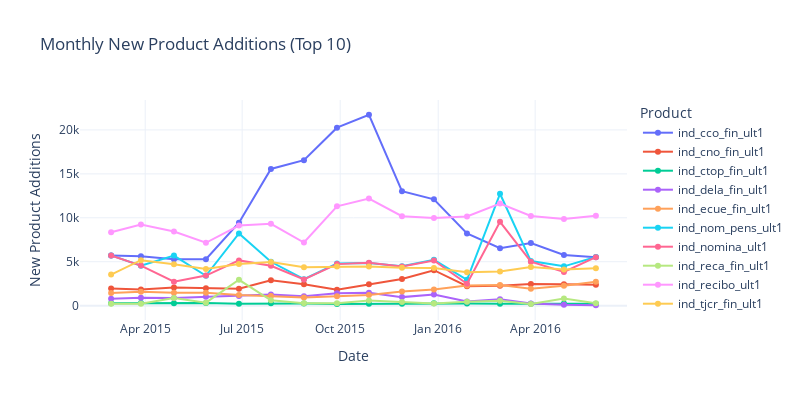

The notebook cell this image was saved under:
### Code cell
#Plot using Plotly
fig = px.line(
    monthly_trend,
    x='fecha_dato',
    y='added',
    color='product',
    markers=True,
    title='Monthly New Product Additions (Top 10)',
    labels={
        'fecha_dato': 'Date',
        'added': 'New Product Additions',
        'product': 'Product'
    }
)

fig.update_layout(
    xaxis_title='Date',
    yaxis_title='New Product Additions',
    legend_title='Product',
    template='plotly_white',
    width=800,
    height=400
)

fig.show()

### Figure 1 — Plotly figure (JSON) as saved in the notebook; plotly's stock layout.template omitted (floating-point values rounded to 4 significant figures)
{"data": [{"hovertemplate": "Product=ind_cco_fin_ult1<br>Date=%{x}<br>New Product Additions=%{y}<extra></extra>", "legendgroup": "ind_cco_fin_ult1", "line": {"color": "#636efa", "dash": "solid"}, "marker": {"symbol": "circle"}, "mode": "lines+markers", "name": "ind_cco_fin_ult1", "orientation": "v", "showlegend": true, "type": "scatter", "x": ["2015-02-28T00:00:00", "2015-03-28T00:00:00", "2015-04-28T00:00:00", "2015-05-28T00:00:00", "2015-06-28T00:00:00", "2015-07-28T00:00:00", "2015-08-28T00:00:00", "2015-09-28T00:00:00", "2015-10-28T00:00:00", "2015-11-28T00:00:00", "2015-12-28T00:00:00", "2016-01-28T00:00:00", "2016-02-28T00:00:00", "2016-03-28T00:00:00", "2016-04-28T00:00:00", "2016-05-28T00:00:00"], "xaxis": "x", "y": [5701, 5617, 5272, 5286, 9447, 15561, 16559, 20255, 21727, 13033, 12097, 8210, 6546, 7134, 5761, 5510], "yaxis": "y"}, {"hovertemplate": "Product=ind_cno_fin_ult1<br>Date=%{x}<br>New Product Additions=%{y}<extra></extra>", "legendgroup": "ind_cno_fin_ult1", "line": {"color": "#EF553B", "dash": "solid"}, "marker": {"symbol": "circle"}, "mode": "lines+markers", "name": "ind_cno_fin_ult1", "orientation": "v", "showlegend": true, "type": "scatter", "x": ["2015-02-28T00:00:00", "2015-03-28T00:00:00", "2015-04-28T00:00:00", "2015-05-28T00:00:00", "2015-06-28T00:00:00", "2015-07-28T00:00:00", "2015-08-28T00:00:00", "2015-09-28T00:00:00", "2015-10-28T00:00:00", "2015-11-28T00:00:00", "2015-12-28T00:00:00", "2016-01-28T00:00:00", "2016-02-28T00:00:00", "2016-03-28T00:00:00", "2016-04-28T00:00:00", "2016-05-28T00:00:00"], "xaxis": "x", "y": [1958, 1846, 2065, 1983, 1934, 2884, 2448, 1811, 2450, 3039, 4033, 2213, 2260, 2459, 2424, 2369], "yaxis": "y"}, {"hovertemplate": "Product=ind_ctop_fin_ult1<br>Date=%{x}<br>New Product Additions=%{y}<extra></extra>", "legendgroup": "ind_ctop_fin_ult1", "line": {"color": "#00cc96", "dash": "solid"}, "marker": {"symbol": "circle"}, "mode": "lines+markers", "name": "ind_ctop_fin_ult1", "orientation": "v", "showlegend": true, "type": "scatter", "x": ["2015-02-28T00:00:00", "2015-03-28T00:00:00", "2015-04-28T00:00:00", "2015-05-28T00:00:00", "2015-06-28T00:00:00", "2015-07-28T00:00:00", "2015-08-28T00:00:00", "2015-09-28T00:00:00", "2015-10-28T00:00:00", "2015-11-28T00:00:00", "2015-12-28T00:00:00", "2016-01-28T00:00:00", "2016-02-28T00:00:00", "2016-03-28T00:00:00", "2016-04-28T00:00:00", "2016-05-28T00:00:00"], "xaxis": "x", "y": [260, 289, 280, 298, 222, 264, 231, 191, 224, 209, 283, 259, 217, 225, 240, 226], "yaxis": "y"}, {"hovertemplate": "Product=ind_dela_fin_ult1<br>Date=%{x}<br>New Product Additions=%{y}<extra></extra>", "legendgroup": "ind_dela_fin_ult1", "line": {"color": "#ab63fa", "dash": "solid"}, "marker": {"symbol": "circle"}, "mode": "lines+markers", "name": "ind_dela_fin_ult1", "orientation": "v", "showlegend": true, "type": "scatter", "x": ["2015-02-28T00:00:00", "2015-03-28T00:00:00", "2015-04-28T00:00:00", "2015-05-28T00:00:00", "2015-06-28T00:00:00", "2015-07-28T00:00:00", "2015-08-28T00:00:00", "2015-09-28T00:00:00", "2015-10-28T00:00:00", "2015-11-28T00:00:00", "2015-12-28T00:00:00", "2016-01-28T00:00:00", "2016-02-28T00:00:00", "2016-03-28T00:00:00", "2016-04-28T00:00:00", "2016-05-28T00:00:00"], "xaxis": "x", "y": [786, 906, 879, 1005, 1085, 1282, 1073, 1411, 1472, 971, 1276, 471, 715, 245, 101, 46], "yaxis": "y"}, {"hovertemplate": "Product=ind_ecue_fin_ult1<br>Date=%{x}<br>New Product Additions=%{y}<extra></extra>", "legendgroup": "ind_ecue_fin_ult1", "line": {"color": "#FFA15A", "dash": "solid"}, "marker": {"symbol": "circle"}, "mode": "lines+markers", "name": "ind_ecue_fin_ult1", "orientation": "v", "showlegend": true, "type": "scatter", "x": ["2015-02-28T00:00:00", "2015-03-28T00:00:00", "2015-04-28T00:00:00", "2015-05-28T00:00:00", "2015-06-28T00:00:00", "2015-07-28T00:00:00", "2015-08-28T00:00:00", "2015-09-28T00:00:00", "2015-10-28T00:00:00", "2015-11-28T00:00:00", "2015-12-28T00:00:00", "2016-01-28T00:00:00", "2016-02-28T00:00:00", "2016-03-28T00:00:00", "2016-04-28T00:00:00", "2016-05-28T00:00:00"], "xaxis": "x", "y": [1453, 1581, 1462, 1459, 1219, 1106, 930, 1081, 1216, 1597, 1826, 2284, 2358, 1918, 2266, 2723], "yaxis": "y"}, {"hovertemplate": "Product=ind_nom_pens_ult1<br>Date=%{x}<br>New Product Additions=%{y}<extra></extra>", "legendgroup": "ind_nom_pens_ult1", "line": {"color": "#19d3f3", "dash": "solid"}, "marker": {"symbol": "circle"}, "mode": "lines+markers", "name": "ind_nom_pens_ult1", "orientation": "v", "showlegend": true, "type": "scatter", "x": ["2015-02-28T00:00:00", "2015-03-28T00:00:00", "2015-04-28T00:00:00", "2015-05-28T00:00:00", "2015-06-28T00:00:00", "2015-07-28T00:00:00", "2015-08-28T00:00:00", "2015-09-28T00:00:00", "2015-10-28T00:00:00", "2015-11-28T00:00:00", "2015-12-28T00:00:00", "2016-01-28T00:00:00", "2016-02-28T00:00:00", "2016-03-28T00:00:00", "2016-04-28T00:00:00", "2016-05-28T00:00:00"], "xaxis": "x", "y": [5717, 4554, 5697, 3402, 8217, 4992, 3005, 4799, 4845, 4475, 5211, 2942, 12731, 5073, 4474, 5541], "yaxis": "y"}, {"hovertemplate": "Product=ind_nomina_ult1<br>Date=%{x}<br>New Product Additions=%{y}<extra></extra>", "legendgroup": "ind_nomina_ult1", "line": {"color": "#FF6692", "dash": "solid"}, "marker": {"symbol": "circle"}, "mode": "lines+markers", "name": "ind_nomina_ult1", "orientation": "v", "showlegend": true, "type": "scatter", "x": ["2015-02-28T00:00:00", "2015-03-28T00:00:00", "2015-04-28T00:00:00", "2015-05-28T00:00:00", "2015-06-28T00:00:00", "2015-07-28T00:00:00", "2015-08-28T00:00:00", "2015-09-28T00:00:00", "2015-10-28T00:00:00", "2015-11-28T00:00:00", "2015-12-28T00:00:00", "2016-01-28T00:00:00", "2016-02-28T00:00:00", "2016-03-28T00:00:00", "2016-04-28T00:00:00", "2016-05-28T00:00:00"], "xaxis": "x", "y": [5712, 4558, 2730, 3424, 5150, 4538, 2987, 4727, 4872, 4460, 5133, 2487, 9541, 5009, 3839, 5516], "yaxis": "y"}, {"hovertemplate": "Product=ind_reca_fin_ult1<br>Date=%{x}<br>New Product Additions=%{y}<extra></extra>", "legendgroup": "ind_reca_fin_ult1", "line": {"color": "#B6E880", "dash": "solid"}, "marker": {"symbol": "circle"}, "mode": "lines+markers", "name": "ind_reca_fin_ult1", "orientation": "v", "showlegend": true, "type": "scatter", "x": ["2015-02-28T00:00:00", "2015-03-28T00:00:00", "2015-04-28T00:00:00", "2015-05-28T00:00:00", "2015-06-28T00:00:00", "2015-07-28T00:00:00", "2015-08-28T00:00:00", "2015-09-28T00:00:00", "2015-10-28T00:00:00", "2015-11-28T00:00:00", "2015-12-28T00:00:00", "2016-01-28T00:00:00", "2016-02-28T00:00:00", "2016-03-28T00:00:00", "2016-04-28T00:00:00", "2016-05-28T00:00:00"], "xaxis": "x", "y": [215, 219, 877, 342, 2943, 605, 266, 272, 600, 424, 240, 453, 564, 201, 812, 281], "yaxis": "y"}, {"hovertemplate": "Product=ind_recibo_ult1<br>Date=%{x}<br>New Product Additions=%{y}<extra></extra>", "legendgroup": "ind_recibo_ult1", "line": {"color": "#FF97FF", "dash": "solid"}, "marker": {"symbol": "circle"}, "mode": "lines+markers", "name": "ind_recibo_ult1", "orientation": "v", "showlegend": true, "type": "scatter", "x": ["2015-02-28T00:00:00", "2015-03-28T00:00:00", "2015-04-28T00:00:00", "2015-05-28T00:00:00", "2015-06-28T00:00:00", "2015-07-28T00:00:00", "2015-08-28T00:00:00", "2015-09-28T00:00:00", "2015-10-28T00:00:00", "2015-11-28T00:00:00", "2015-12-28T00:00:00", "2016-01-28T00:00:00", "2016-02-28T00:00:00", "2016-03-28T00:00:00", "2016-04-28T00:00:00", "2016-05-28T00:00:00"], "xaxis": "x", "y": [8344, 9233, 8435, 7157, 9117, 9314, 7186, 11303, 12195, 10182, 9962, 10153, 11613, 10199, 9857, 10220], "yaxis": "y"}, {"hovertemplate": "Product=ind_tjcr_fin_ult1<br>Date=%{x}<br>New Product Additions=%{y}<extra></extra>", "legendgroup": "ind_tjcr_fin_ult1", "line": {"color": "#FECB52", "dash": "solid"}, "marker": {"symbol": "circle"}, "mode": "lines+markers", "name": "ind_tjcr_fin_ult1", "orientation": "v", "showlegend": true, "type": "scatter", "x": ["2015-02-28T00:00:00", "2015-03-28T00:00:00", "2015-04-28T00:00:00", "2015-05-28T00:00:00", "2015-06-28T00:00:00", "2015-07-28T00:00:00", "2015-08-28T00:00:00", "2015-09-28T00:00:00", "2015-10-28T00:00:00", "2015-11-28T00:00:00", "2015-12-28T00:00:00", "2016-01-28T00:00:00", "2016-02-28T00:00:00", "2016-03-28T00:00:00", "2016-04-28T00:00:00", "2016-05-28T00:00:00"], "xaxis": "x", "y": [3541, 5171, 4720, 4166, 4733, 4968, 4383, 4466, 4462, 4317, 4298, 3794, 3883, 4407, 4107, 4252], "yaxis": "y"}], "layout": {"height": 400, "legend": {"title": {"text": "Product"}, "tracegroupgap": 0}, "title": {"text": "Monthly New Product Additions (Top 10)"}, "width": 800, "xaxis": {"anchor": "y", "domain": [0, 1], "title": {"text": "Date"}}, "yaxis": {"anchor": "x", "domain": [0, 1], "title": {"text": "New Product Additions"}}}}
